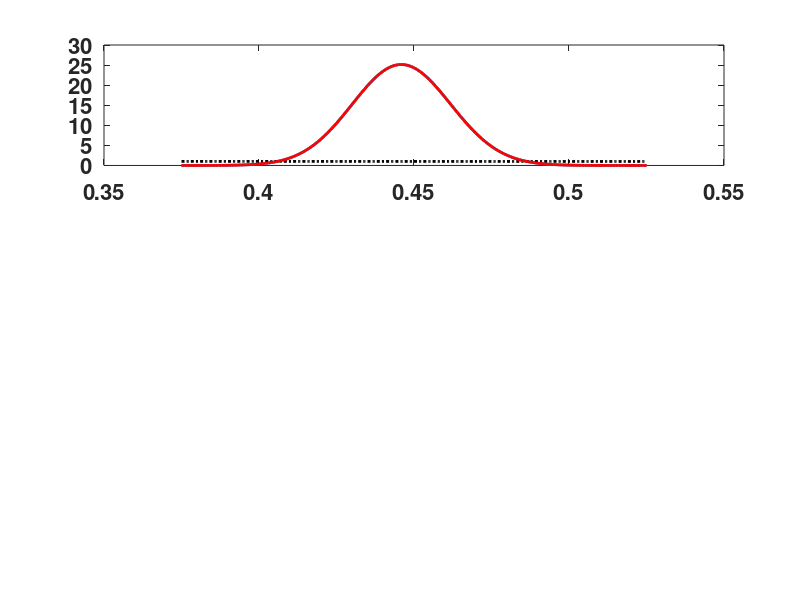

The MATLAB source for this figure: (Note: this script raises an error after producing the figure.)
% Bayesian data analysis
% Aki Vehtari <Aki.Vehtari@aalto.fi>

% Probability of a girl birth given placenta previa (BDA3 p. 37).
% Illustrate the effect of prior.
% Comparison of posterior distributions with different
% parameter values for the beta prior distribution. 
    
% Set general figure properties
clf
set(gcf,'DefaultAxesFontSize',16,'DefaultAxesFontWeight','bold')
set(gcf,'DefaultLineLineWidth',2)
x=0.375:0.001:0.525;

% Use 3 subplots
subplot(3,1,1)
% Plot posterior, data (437,543) and uniform prior (Beta(1,1))
a=438;b=544;
plot(x,betapdf(x,a,b))
% Plot prior and posterior: data (437,543) and prior Beta(0.485*2,(1-0.485)*2)
ap=0.485*2;bp=(1-0.485)*2;
aa=437+ap;bb=543+bp;
hold on
plot(x,betapdf(x,ap,bp),'k:',x,betapdf(x,aa,bb),'r')
hold off
h=legend('Post with unif prior','Informative prior','Posterior',2);
set(h,'FontSize',12,'FontWeight','normal')
% Additional decoration
set(gca,'XLim',[0.375 0.525],'XTick',[0.4 0.45 0.485 0.5])
set(gca,'Ytick',[]);
line([0.485 0.485],ylim,'LineStyle','--','Color','k')
title('alpha/(alpha+beta)=0.485, alpha+beta=2')
% wait for enter
pause

% Second subplot
subplot(3,1,2)
% Plot posterior, data (437,543) and uniform prior (Beta(1,1))
a=438;b=544;
plot(x,betapdf(x,a,b))
% Plot posterior, data (437,543) and prior Beta(0.485*20,(1-0.485)*20)
ap=0.485*20;bp=(1-0.485)*20;
aa=437+ap;bb=543+bp;
hold on
plot(x,betapdf(x,ap,bp),'k:',x,betapdf(x,aa,bb),'r')
hold off
% Additional decoration
set(gca,'XLim',[0.375 0.525],'XTick',[0.4 0.45 0.485 0.5])
set(gca,'Ytick',[]);
line([0.485 0.485],ylim,'LineStyle','--','Color','k')
title('alpha/(alpha+beta)=0.485, alpha+beta=20')
% wait
pause

% Third subplot
subplot(3,1,3)
% Plot posterior, data (437,543) and uniform prior (Beta(1,1))
a=438;b=544;
plot(x,betapdf(x,a,b))
% Plot posterior, data (437,543) and prior Beta(0.485*20,(1-0.485)*20)
ap=0.485*200;bp=(1-0.485)*200;
aa=437+ap;bb=543+bp;
hold on
plot(x,betapdf(x,ap,bp),'k:',x,betapdf(x,aa,bb),'r')
hold off
% Additional decoration
set(gca,'XLim',[0.375 0.525],'XTick',[0.4 0.45 0.485 0.5])
set(gca,'Ytick',[]);
line([0.485 0.485],ylim,'LineStyle','--','Color','k')
title('alpha/(alpha+beta)=0.485, alpha+beta=200')
